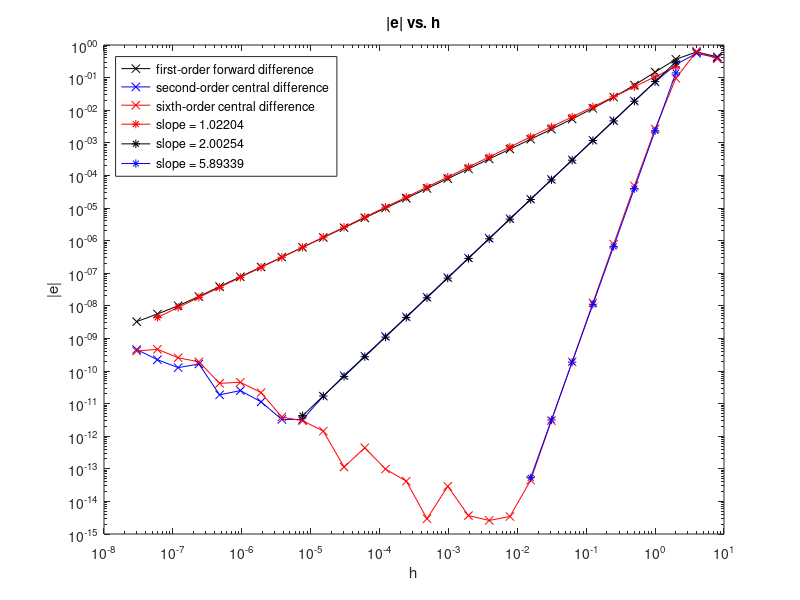

Reproduce this figure in MATLAB.
%% Homework 1 Problem 2
function HW1()
clear; clc;
% Given Function
f = @(x) (1+ 2 * x.^2 .* cos(x))./(x.^(2.4));

% Analytical Derivative of Given Function
f_prime = @(x) -1*(2.4*x.^(-3.4)+0.8*x.^(-1.4).*cos(x)+2*x.^(-0.4).*sin(x));

% k and h
k=-3:1:25;
h=2.^(-k);

% Value to find the derivative at: x = 33.3
x=33.3;

% first-order forward difference
forward_1 = (f(x+h) - f(x))./h;

% second-order central difference
central_2 = (f(x+h) - f(x-h)) ./ (2*h);

% sixth-order central difference
central_6 = (-f(x-3*h)+9*f(x-2*h)-45*f(x-h)+45*f(x+h)-9*f(x+2*h)+f(x+3*h))./(60*h);

%------------------------------------------------------------------------
% Error calculations
forward_1_e=abs(f_prime(x)-forward_1);
central_2_e=abs(f_prime(x)-central_2);
central_6_e=abs(f_prime(x)-central_6);

% Log 10 of h and errors
h_log=log10(h);
forward_1_e_log = log10(forward_1_e);
central_2_e_log = log10(central_2_e);
central_6_e_log = log10(central_6_e);

[m_f1_log,b_f1_log] = lin_reg(h_log(3:28),forward_1_e_log(3:28));
[m_c2_log,b_c2_log] = lin_reg(h_log(3:21),central_2_e_log(3:21));
[m_c6_log,b_c6_log] = lin_reg(h_log(3:10),central_6_e_log(3:10));

% fprintf('f1_slope = %g\n',m_f1_log)
% fprintf('c2_slope = %g\n',m_c2_log)
% fprintf('c6_slope = %g\n',m_c6_log)

f1_log=m_f1_log.*h_log(3:28)+b_f1_log;
c2_log=m_c2_log.*h_log(3:21)+b_c2_log;
c6_log=m_c6_log.*h_log(3:10)+b_c6_log;

f1=zeros(1,length(f1_log));
c2=zeros(1,length(c2_log));
c6=zeros(1,length(c6_log));

for ii=1:length(f1_log)
    f1(ii)=10^f1_log(ii);
end

for ii=1:length(c2_log)
    c2(ii)=10^c2_log(ii);
end

for ii=1:length(c6_log)
    c6(ii)=10^c6_log(ii);
end

loglog(h,forward_1_e,'-xk',h,central_2_e,'-xb',h,central_6_e,'-xr');
hold on;
loglog(h(3:28),f1,'-*r',h(3:21),c2,'-*k',h(3:10),c6,'-*b');
xlabel('h');
ylabel('|e|');
title('|e| vs. h');
legend('first-order forward difference','second-order central difference',...
    'sixth-order central difference',...
    sprintf('slope = %g',m_f1_log),sprintf('slope = %g',m_c2_log),...
    sprintf('slope = %g',m_c6_log),'Location','northwest');
end
%% Linear regression
function [m,b] = lin_reg(x,y)
size=length(x);

x_avg=mean(x);
y_avg=mean(y);

m_num=0;
m_den=0;

for jj=1:size
    x_comp=(x(jj)-x_avg);
    m_num=m_num+x_comp*(y(jj)-y_avg);
    m_den=m_den+x_comp*x_comp;
end

m=m_num/m_den;
b=y_avg-m*x_avg;
end